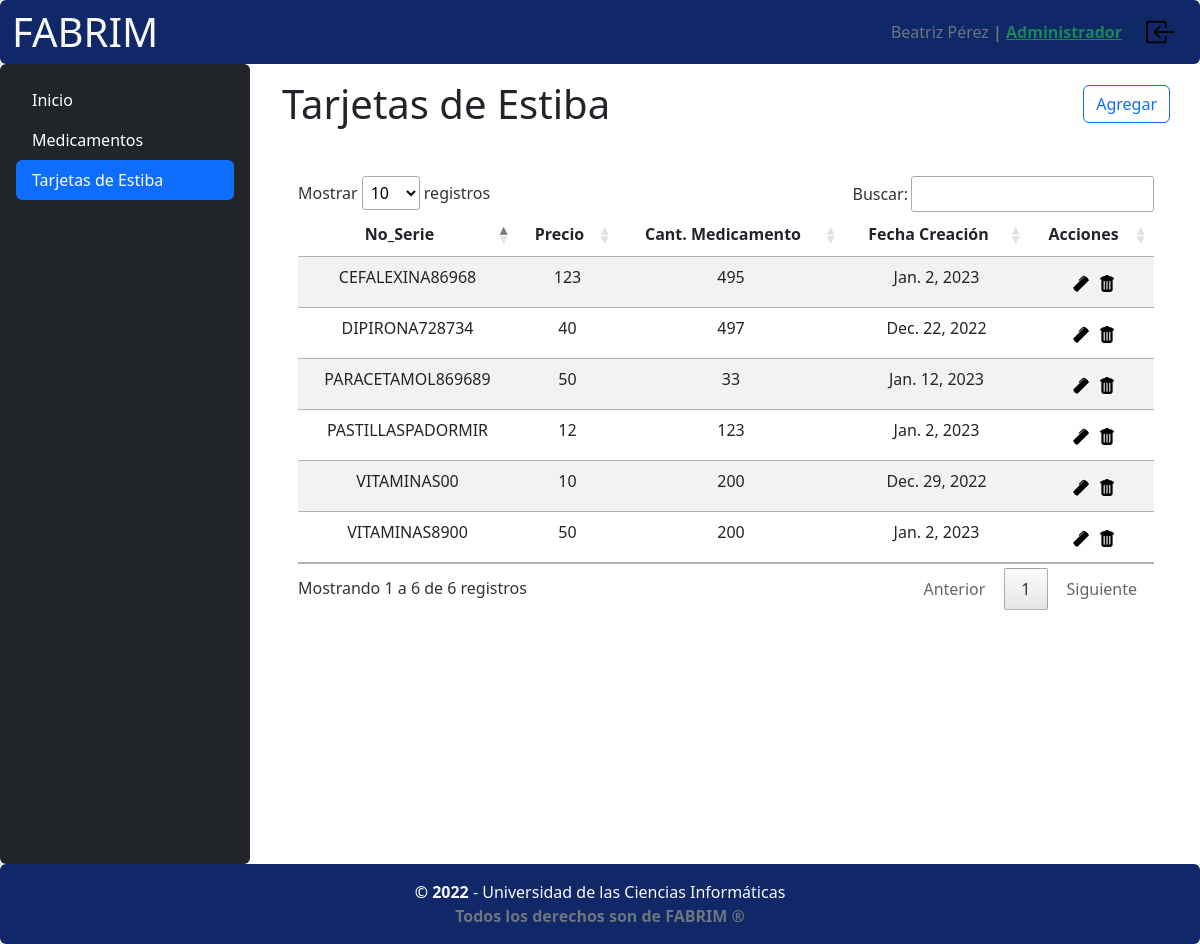
Screenshot of /admin-fabrim/tarjetas-estiba/ (signed in) with the database file from the repository.
### main_app/models.py (models this page shows, shortened)
class User(AbstractBaseUser, PermissionsMixin):
    email = models.EmailField(max_length=255, unique=True)
    name = models.CharField(max_length=255, validators=[nombre_regex])
    apellidos = models.CharField(max_length=255, validators=[apellidos_regex])
    ci = models.CharField(max_length=11, unique=True,null=False, blank=False, validators=[ci_regex])
    tfno = models.CharField(max_length=50, validators=[tfno_regex])
    apto = models.CharField(max_length=50, validators=[apto_regex])
    is_active = models.BooleanField(default=True)
    is_staff = models.BooleanField(default=False)
    is_admin_fabrim = models.BooleanField(default=False)
    is_customer = models.BooleanField(default=False)
    objects = OwnUserManager()
    USERNAME_FIELD = 'email'
    REQUIRED_FIELDS = ['name', 'apellidos', 'ci', 'tfno']
    def has_perm(self, perm, obj=None):
        return True

class TarjetaEstiba(models.Model):
    no_serie = models.CharField(max_length=255, unique=True, null=False, blank=False)
    precio = models.IntegerField(blank=False, null=False)
    cant_medi = models.IntegerField(blank=False, null=False)
    fecha_creacion = models.DateField(blank=False, null=False, auto_now=True)
    class Meta:
        ordering = ['no_serie', 'fecha_creacion']

### main_app/views.py (the view)
@method_decorator([for_staff, for_all_to_view,], name='dispatch')
class TarjetasEstibaView(LoginRequiredMixin, ListView, PermissionRequiredMixin):
    template_name = 'pages/admin_views/tarjeta_estiba.html'
    permission_required = "main_app.view_tarjetaestiba"
    model = _models.TarjetaEstiba
    def get_context_data(self, **kwargs):
        context = super().get_context_data(**kwargs)
        context['title'] = 'Tarjetas de Estiba'
        return context

### main_app/decorator.py (called while the page is built)
def for_staff(function=None, redirect_field_name=REDIRECT_FIELD_NAME, login_url='login'):
    actual_decorator = user_passes_test(
        lambda u: u.is_active and u.is_staff or u.is_admin_fabrim or u.is_superuser,
        login_url=login_url,
        redirect_field_name=redirect_field_name
    )
    if function:
        return actual_decorator(function)
    return actual_decorator

def for_all_to_view(function=None, redirect_field_name=REDIRECT_FIELD_NAME, login_url='login'):
    group = Group.objects.filter(name="Almacenero").first()
    group1 = Group.objects.filter(name="Dependiente").first()
    group2 = Group.objects.filter(name="Administrador").first()
    actual_decorator = user_passes_test(
        lambda u: u.is_active and (group in u.groups.all()) or (
            group2 in u.groups.all()) or (group1 in u.groups.all()) or u.is_superuser,
        login_url=login_url,
        redirect_field_name=redirect_field_name
    )
    if function:
        return actual_decorator(function)
    return actual_decorator

### main_app/templatetags/templatetag.py (called while the page is built)
@register.filter(name='has_group')
def has_group(user, group_name):
    group = Group.objects.filter(name=group_name)
    if group:
        group = group.first()
        return True if group in user.groups.all() or user.is_superuser == True else False
    else:
        return False

### main_app/templates/pages/admin_views/tarjeta_estiba.html (shortened to what this page needs)
{% extends "base_admin.html" %}
{% load static %}
{% load templatetag %}
{% block content_title %}
  {{ title }}
{% endblock content_title %}
{% block button_add %}
  {% if perms.main_app.add_medicamento %}
    {% if request.user|has_group:"Dependiente" or request.user|has_group:"Administrador" %}
      <a class="btn btn-outline-primary" href={% url 'tarjetas-estiba-add' %}>Agregar</a>
    {% endif %}
  {% endif %}
{% endblock button_add %}
{% block content_table %}
  <div class="d-flex justify-content-center p-3 w-100 h-100">
    <div class="table-responsive w-100">
      <table id="tarjetaEstibaTable" class="table table-striped table-hover">
      <thead>
        <tr>
          <th scope="col" class="text-center">No_Serie</th>
          <th scope="col" class="text-center">Precio</th>
          <th scope="col" class="text-center">Cant. Medicamento</th>
          <th scope="col" class="text-center">Fecha Creación</th>
          {% if perms.main_app.change_tarjetaestiba or perms.main_app.delete_tarjetaestiba %}{% if not request.user|has_group:"Almacenero" %}<th scope="col" class="text-center">Acciones</th>{% endif %}{% endif %}
        </tr>
      </thead>
      <tbody>
        {% for el in object_list %}
          <tr>
            <td class="text-center">{{ el.no_serie }}</td>
            <td class="text-center">{{ el.precio }}</td>
            <td class="text-center">{{ el.cant_medi }}</td>
            <td class="text-center">{{ el.fecha_creacion }}</td>
            {% if perms.main_app.change_tarjetaestiba or perms.main_app.delete_change_tarjetaestiba %}
              {% if not request.user|has_group:"Almacenero" %}
                <td>
                  <div class="d-flex flex-row p-1 m-0 justify-content-center align-content-center">
                    {% if perms.main_app.change_change_tarjetaestiba %}
                      <a class="btn btn-ghost p-0" href={% url "tarjetas-estiba-edit" el.pk %}>
                        <img src="{% static "images/icons/pen-fill.svg" %}"
                            alt="editar"
                            width="20px"
                            height="20px"
                            class="btn btn-outline-light rounded-circle mx-1 p-0"/>
                    {% endif %}
                    {% if perms.main_app.delete_change_tarjetaestiba %}
                      <a class="btn btn-ghost p-0"
                        href="{% url 'tarjetas-estiba-delete' el.pk %}">
                        <img src="{% static 'images/icons/trash-fill.svg' %}"
                            alt="eliminar"
                            width="20px"
                            height="20px"
                            class="btn btn-outline-light rounded-circle p-0"/>
                      </a>
                    {% endif %}
                  </div>
                </td>
              {% endif %}
            {% endif %}
          </tr>
        {% endfor %}
      </tbody>
    </table>
  </div>
{% endblock content_table %}

### main_app/templates/navbar.html
{% load static %}
{% load templatetag %}
<nav class="navbar color-page navbar-expand-lg rounded-2  ">
  <div class="container-fluid flex-row justify-content-between  ">
    <div>
      <a class="navbar-brand"
         href="{% if request.user.is_authenticated and user.is_customer %} {% url "index_users" %} {% elif user.is_admin_fabrim and request.user.is_authenticated %} {% url "principal" %} {% else %} {% url "index" %} {% endif %}"><span class="display-6 text-light">FABRIM</span></a
        >
      </div>
      <div class="d-flex flex-row p-1 justify-content-center align-items-center"
           role="group"
           aria-label="Basic outlined example">
        {% if not request.user.is_authenticated %}
          <a class="btn btn-outline-primary mx-2" href={% url 'login' %}>Iniciar Sesión</a>
          <a class="btn btn-outline-info mx-1" href={% url 'register' %}>Registrarse</a>
        {% else %}
          <p class="mb-0 text-muted mx-2">
            {{ request.user.name }} {{ request.user.apellidos }}<strong>
            {% if request.user.is_staff and request.user|has_group:"Administrador" or request.user.is_superuser %} |
              <a href="/admin/"
                 class="align-items-center me-2 mb-2 mb-lg-0 text-success ">Administrador</a>
            {% else %}
              <p class="align-items-center me-2 mb-2 mb-lg-0 text-success ">
               | {{ user.groups.all.0 }}
              </p>
            {% endif %}
          </strong>
        </p>
        <a href="{% url 'logout' %}">
          <img src="{% static "images/icons/box-arrow-in-left.svg" %}"
               width="30px"
               height="30px"
               style="cursor: pointer"
               class="p-0 mx-2"
               alt="...."/>
        </a>
      {% endif %}
    </div>
  </div>
</nav>

### main_app/static/css/my_styles.css (style rules this page uses)
.color-page { background-color: rgb(16, 39, 104); }

### rows the page displays
User: user.name "Beatriz", user.apellidos "Pérez"
TarjetaEstiba: no_serie "CEFALEXINA86968", precio "123", cant_medi "495", fecha_creacion "Jan. 2, 2023"
TarjetaEstiba: no_serie "DIPIRONA728734", precio "40", cant_medi "497", fecha_creacion "Dec. 22, 2022"
TarjetaEstiba: no_serie "PARACETAMOL869689", precio "50", cant_medi "33", fecha_creacion "Jan. 12, 2023"
TarjetaEstiba: no_serie "PASTILLASPADORMIR", precio "12", cant_medi "123", fecha_creacion "Jan. 2, 2023"
TarjetaEstiba: no_serie "VITAMINAS00", precio "10", cant_medi "200", fecha_creacion "Dec. 29, 2022"
TarjetaEstiba: no_serie "VITAMINAS8900", precio "50", cant_medi "200", fecha_creacion "Jan. 2, 2023"

### other values shown
{{ title }} "Tarjetas de Estiba"
